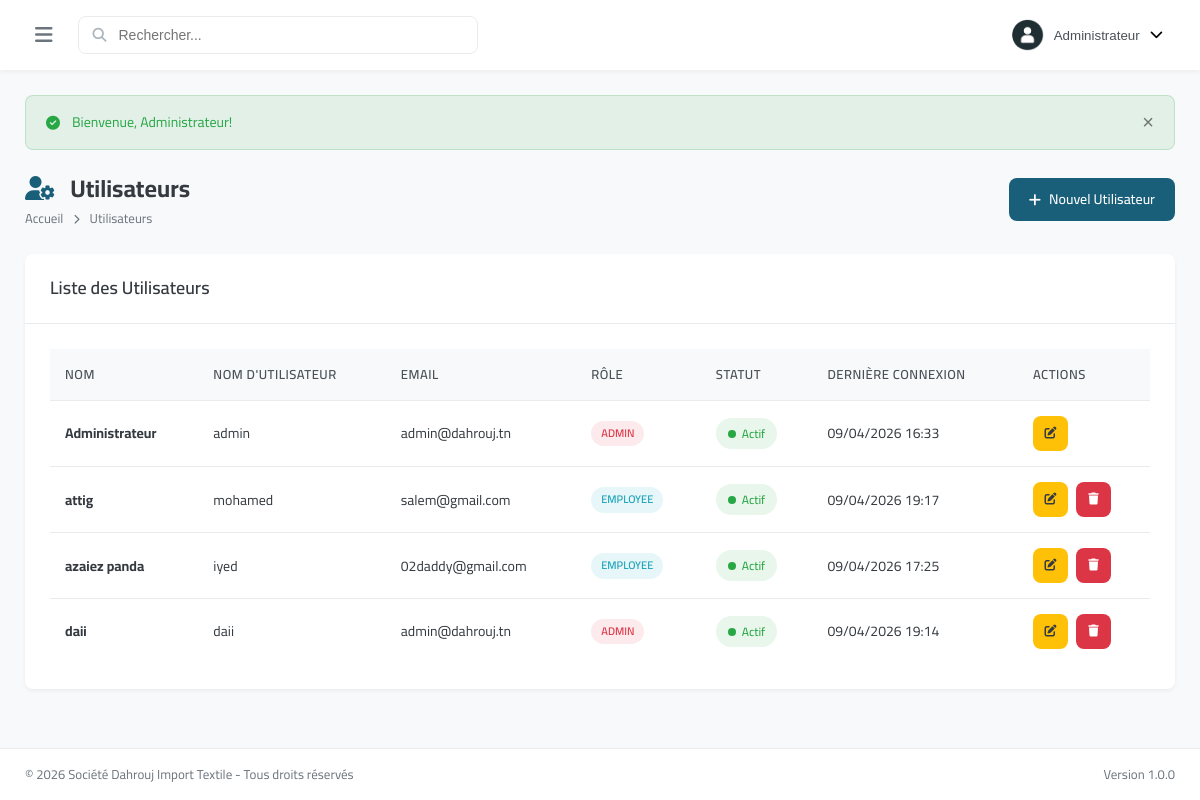
The app's page /modules/users/index.php (signed in) with its own data.
### tables this page shows
CREATE TABLE `users` (
  `id` int(11) NOT NULL,
  `username` varchar(50) NOT NULL,
  `password` varchar(255) NOT NULL,
  `full_name` varchar(100) NOT NULL,
  `email` varchar(100) DEFAULT NULL,
  `phone` varchar(20) DEFAULT NULL,
  `role` enum('admin','manager','employee') DEFAULT 'employee',
  `status` enum('active','inactive') DEFAULT 'active',
  `avatar` varchar(255) DEFAULT NULL,
  `last_login` datetime DEFAULT NULL,
  `created_at` datetime DEFAULT current_timestamp(),
  `updated_at` datetime DEFAULT current_timestamp() ON UPDATE current_timestamp(),
  `profile_photo` varchar(255) DEFAULT NULL
);

### includes/config.php (called while the page is built, shortened)
<?php
function formatDateTime($datetime) {
    return date('d/m/Y H:i', strtotime($datetime));
}
?>

### modules/users/index.php (the view, shortened to what this page needs)
<?php
require_once '../../includes/config.php';
$db = getDB();
$users = $db->query("SELECT * FROM users ORDER BY full_name ASC")->fetchAll();
require_once '../../includes/header.php';
?>
<div class="page-header">
    <div>
        <h1 class="page-title"><i class="fas fa-user-cog"></i> Utilisateurs</h1>
        <nav class="breadcrumb">
            <a href="../../index.php">Accueil</a>
            <i class="fas fa-chevron-right"></i>
            <span>Utilisateurs</span>
        </nav>
    </div>
    <a href="create.php" class="btn btn-primary"><i class="fas fa-plus"></i> Nouvel Utilisateur</a>
</div>
<div class="card">
    <div class="card-header">
        <h3 class="card-title">Liste des Utilisateurs</h3>
    </div>
    <div class="card-body">
        <div class="table-responsive">
            <table class="data-table">
                <thead>
                    <tr>
                        <th>Nom</th>
                        <th>Nom d'utilisateur</th>
                        <th>Email</th>
                        <th>Rôle</th>
                        <th>Statut</th>
                        <th>Dernière connexion</th>
                        <th>Actions</th>
                    </tr>
                </thead>
                <tbody>
                    <?php foreach ($users as $user): ?>
                    <tr>
                        <td><strong><?php echo $user['full_name']; ?></strong></td>
                        <td><?php echo $user['username']; ?></td>
                        <td><?php echo $user['email'] ?: '-'; ?></td>
                        <td><span class="badge badge-<?php echo $user['role'] === 'admin' ? 'danger' : ($user['role'] === 'manager' ? 'warning' : 'info'); ?>"><?php echo ucfirst($user['role']); ?></span></td>
                        <td><span class="status status-<?php echo $user['status']; ?>"><?php echo $user['status'] === 'active' ? 'Actif' : 'Inactif'; ?></span></td>
                        <td><?php echo $user['last_login'] ? formatDateTime($user['last_login']) : 'Jamais'; ?></td>
                        <td class="actions">
                            <a href="edit.php?id=<?php echo $user['id']; ?>" class="btn btn-sm btn-warning btn-icon"><i class="fas fa-edit"></i></a>
                            <?php if ($user['id'] != $_SESSION['user_id']): ?>
                            <a href="?delete=<?php echo $user['id']; ?>" class="btn btn-sm btn-danger btn-icon" data-confirm="Supprimer cet utilisateur?"><i class="fas fa-trash"></i></a>
                            <?php endif; ?>
                        </td>
                    </tr>
                    <?php endforeach; ?>
                </tbody>
            </table>
        </div>
    </div>
</div>
<?php require_once '../../includes/footer.php'; ?>

### assets/css/style.css (style rules this page uses)
:root { --primary-color: #1a5f7a; --primary-dark: #134b61; --primary-light: #2d8faf; --secondary-color: #c84b31; --secondary-dark: #a33d27; --success-color: #28a745; --warning-color: #ffc107; --danger-color: #dc3545; --info-color: #17a2b8; --light-color: #f8f9fa; --dark-color: #343a40; --gray-100: #f8f9fa; --gray-200: #e9ecef; --gray-300: #dee2e6; --gray-400: #ced4da; --gray-500: #adb5bd; --gray-600: #6c757d; --gray-700: #495057; --gray-800: #343a40; --gray-900: #212529; --sidebar-width: 280px; --sidebar-collapsed: 70px; --header-height: 70px; --footer-height: 50px; --border-radius: 8px; --border-radius-lg: 12px; --border-radius-sm: 4px; --shadow-sm: 0 2px 4px rgba(0,0,0,0.05); --shadow: 0 4px 6px rgba(0,0,0,0.1); --shadow-lg: 0 10px 25px rgba(0,0,0,0.15); --transition: all 0.3s ease; }
* { margin: 0; padding: 0; box-sizing: border-box; }
body { font-family: 'Cairo', -apple-system, BlinkMacSystemFont, 'Segoe UI', Roboto, sans-serif; font-size: 14px; line-height: 1.6; color: var(--gray-800); background-color: var(--gray-100); direction: ltr; }
a { text-decoration: none; color: inherit; transition: var(--transition); }
.page-header { display: flex; justify-content: space-between; align-items: center; margin-bottom: 25px; flex-wrap: wrap; gap: 15px; }
.page-title { font-size: 24px; font-weight: 700; color: var(--gray-800); }
.page-title i { color: var(--primary-color); margin-right: 10px; }
.breadcrumb { display: flex; align-items: center; gap: 10px; font-size: 13px; color: var(--gray-600); }
.breadcrumb i { font-size: 10px; }
.card { background: white; border-radius: var(--border-radius); box-shadow: var(--shadow-sm); margin-bottom: 25px; }
.card-header { padding: 20px 25px; border-bottom: 1px solid var(--gray-200); display: flex; justify-content: space-between; align-items: center; flex-wrap: wrap; gap: 15px; }
.card-title { font-size: 18px; font-weight: 600; color: var(--gray-800); }
.card-body { padding: 25px; }
.table-responsive { overflow-x: auto; }
.data-table { width: 100%; border-collapse: collapse; }
.data-table th, .data-table td { padding: 15px; text-align: left; border-bottom: 1px solid var(--gray-200); }
.data-table th { background: var(--gray-100); font-weight: 600; color: var(--gray-700); font-size: 13px; text-transform: uppercase; letter-spacing: 0.5px; }
.data-table tbody tr:last-child td { border-bottom: none; }
.data-table .actions { display: flex; gap: 8px; }
.btn { display: inline-flex; align-items: center; justify-content: center; gap: 8px; padding: 10px 20px; font-size: 14px; font-weight: 500; border-radius: var(--border-radius); border: none; cursor: pointer; transition: var(--transition); }
.btn-primary { background: var(--primary-color); color: white; }
.btn-danger { background: var(--danger-color); color: white; }
.btn-warning { background: var(--warning-color); color: var(--gray-800); }
.btn-sm { padding: 6px 12px; font-size: 12px; }
.btn-icon { width: 35px; height: 35px; padding: 0; border-radius: var(--border-radius); }
.badge { display: inline-block; padding: 4px 10px; font-size: 11px; font-weight: 600; border-radius: 20px; text-transform: uppercase; }
.badge-danger { background: rgba(220, 53, 69, 0.1); color: var(--danger-color); }
.badge-info { background: rgba(23, 162, 184, 0.1); color: var(--info-color); }
.status { display: inline-flex; align-items: center; gap: 6px; padding: 6px 12px; border-radius: 20px; font-size: 12px; font-weight: 500; }
.status::before { content: ''; width: 8px; height: 8px; border-radius: 50%; }
.status-confirmed, .status-active, .status-paid { background: rgba(40, 167, 69, 0.1); color: var(--success-color); }
.status-confirmed::before, .status-active::before, .status-paid::before { background: var(--success-color); }

### records on screen
users: full_name "Administrateur", username "admin", email "admin@dahrouj.tn", role "ADMIN", status "Actif", last_login "09/04/2026 16:33"
users: full_name "attig", username "mohamed", email "salem@gmail.com", role "EMPLOYEE", status "Actif", last_login "09/04/2026 19:17"
users: full_name "azaiez panda", username "iyed", email "02daddy@gmail.com", role "EMPLOYEE", status "Actif", last_login "09/04/2026 17:25"
users: full_name "daii", username "daii", email "admin@dahrouj.tn", role "ADMIN", status "Actif", last_login "09/04/2026 19:14"

### other values on screen
$_SESSION['user_name'] "Administrateur"
$flash['message'] "Bienvenue, Administrateur!"
APP_NAME "Société Dahrouj Import Textile"
APP_VERSION "1.0.0"
